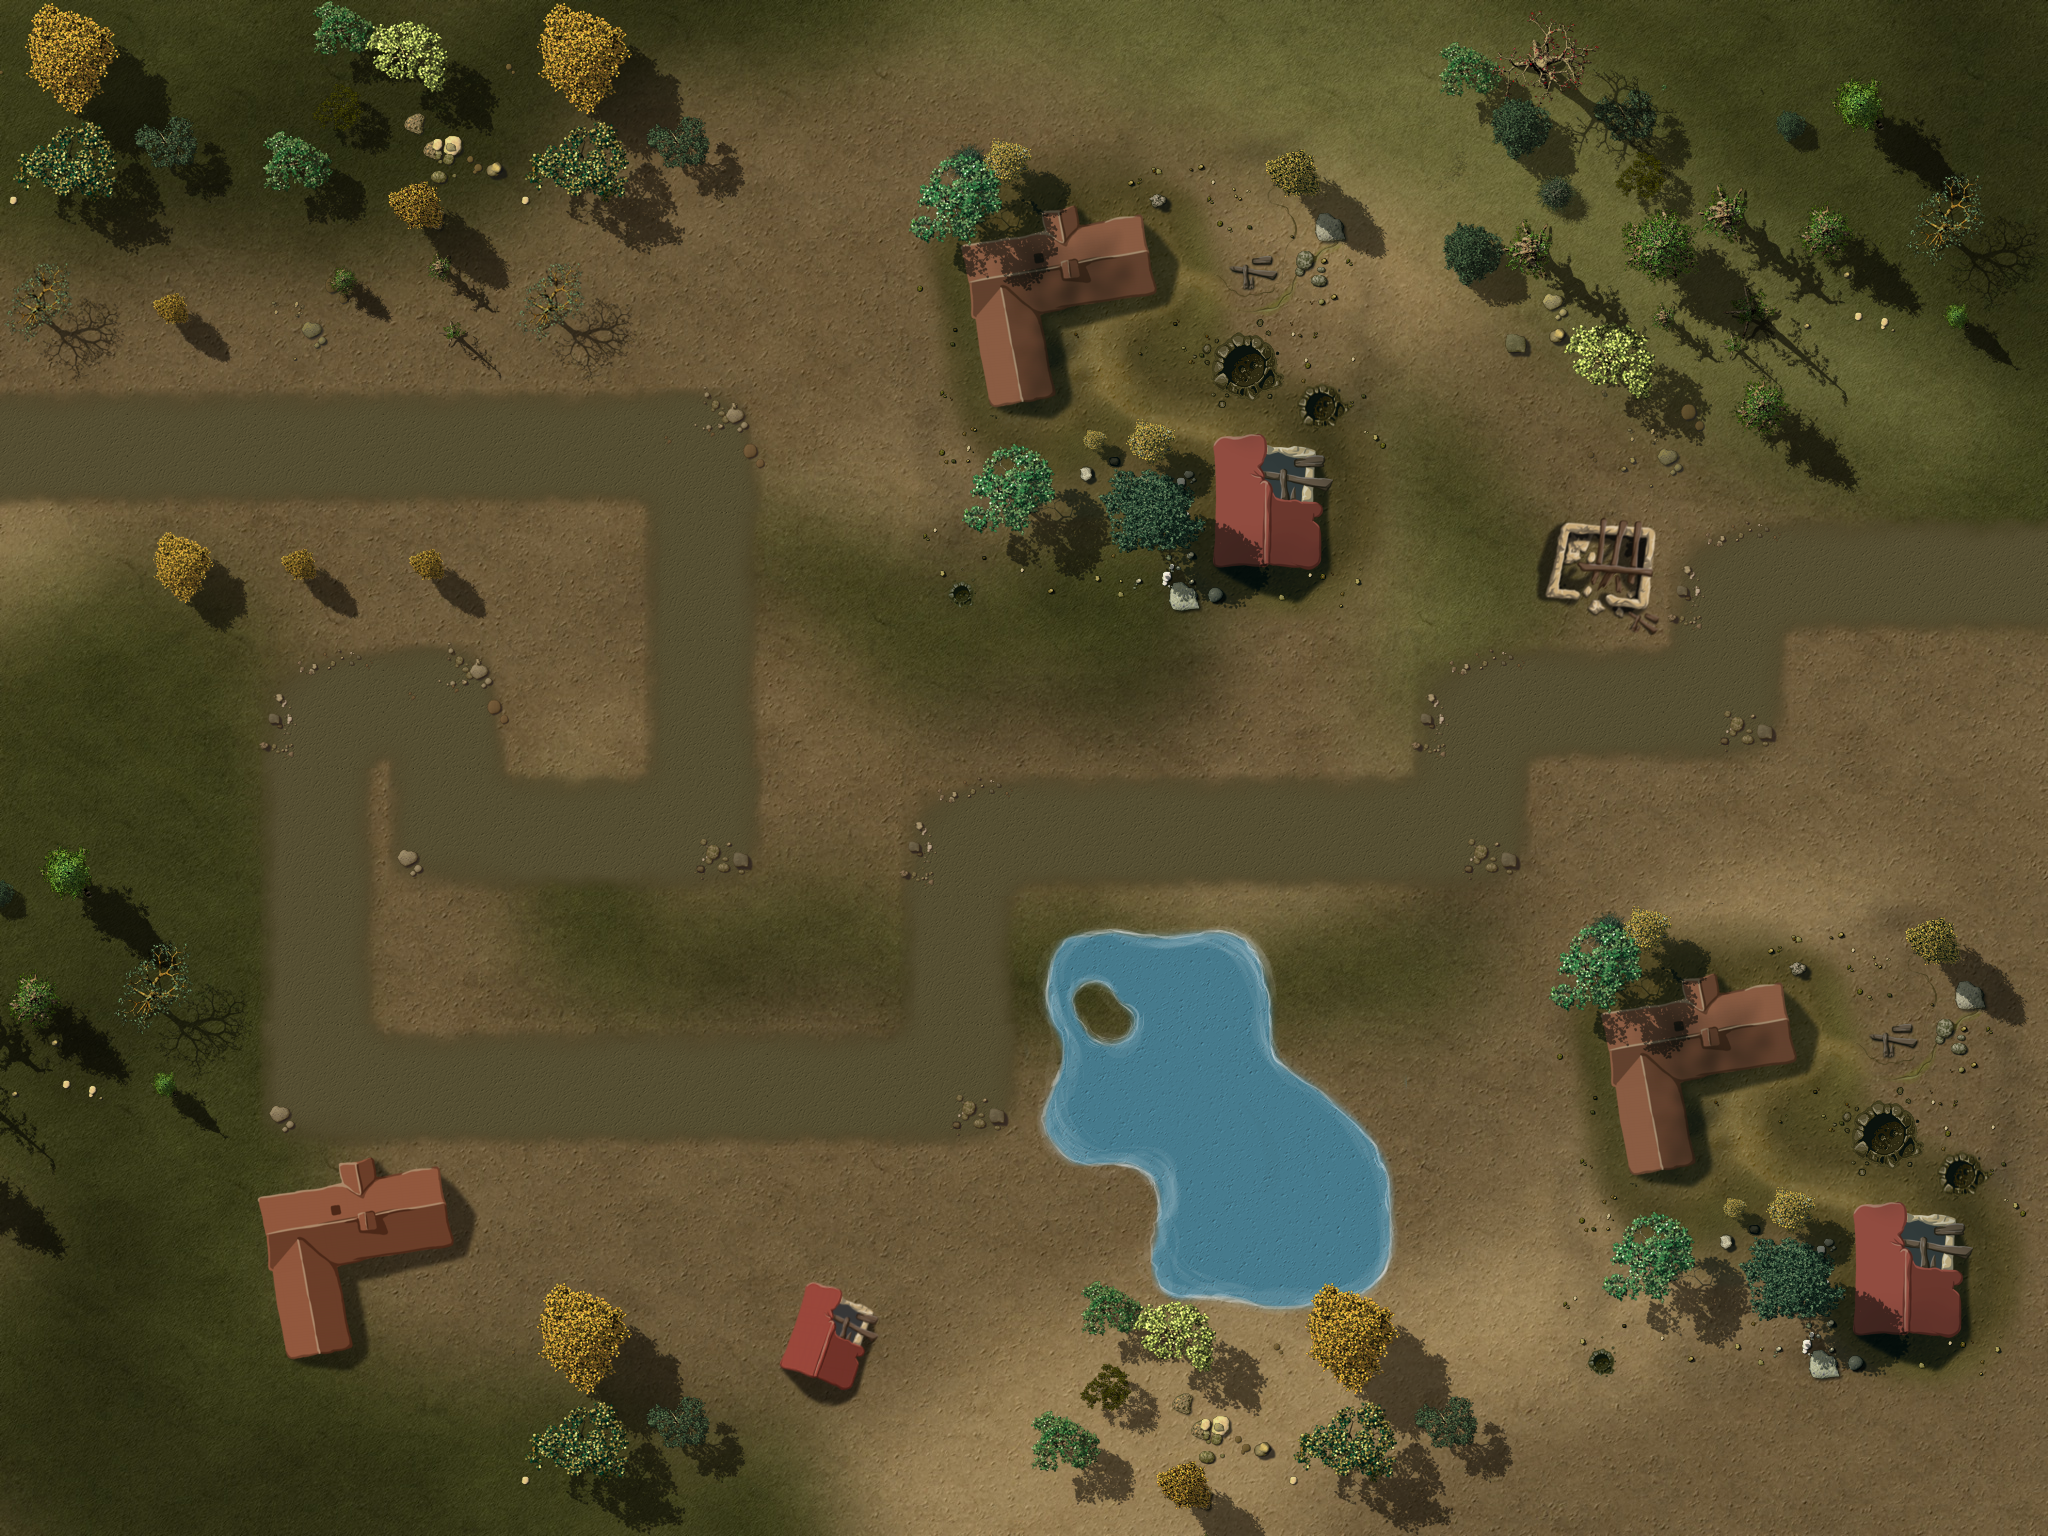

The image is a tile-based game level rendered from a .tmx file. Its description and source (layers, tilesets, objects; grid data summarised) follow:
An orthogonal 16x12 tile map with 128x128 px tiles, 4 tile layers (Ground, Objects1, Objects2, Path), 1 hidden layer not drawn, 3 tilesets and 36 objects.

<map version="1.0" orientation="orthogonal" width="16" height="12" tilewidth="128" tileheight="128">
 <properties>
  <property name="wave01" value="1,2,1,1,1,2,10,3,10,10,2,10,10,1,1,2,2,1,1,10,10,10,10,10,2,2,1,1" />
  <property name="wave02" value="4,10,10,10,10,1,1,1,1,1,4,1,1,4,1,1,3,3,3" />
  <property name="wave03" value="1,2,1,1,1,2,10,10,10,2,10,10,1,1,2,2,1,1,10,10,10,10,10,2,2,1,1" />
  <property name="wave04" value="10,6,10,10,1,10,1,10,1,10,10,10,1,1,1,1,10,10,10,10,1,1,1,10" />
  <property name="wave05" value="10,10,3,3,10,10,10,7,7,4,4,5,4,5,5,3,5,5,5,10,10,10,10,10,5,5,5,7,5,7,5,7,4" />
  <property name="wave06" value="2,5,5,5,5,5,5,5,4,4,4,7,7,7,7,5,5,5,7,7,4,4,4,7,6,7,4,5,4" />
  <property name="wave07" value="10,10,10,5,10,5,5,4,10,10,4,10,10,10,5,3,5,4,5,4,5,2" />
  <property name="wave08" value="10,3,10,10,6,10,7,7,4,4,5,4,5,5,5,5,5,5,10,10,10,10,10,5,5,5,7,5,7,5,7,4" />
  <property name="wave09" value="1,5,5,5,4,5,5,5,5,4,5,5,5,4,5,5,5,7,5,5,5,7,4,5,4,4,5,5,3,10,10,10" />
  <property name="wave10" value="1,7,5,5,5,7,10,103,10,7,10,10,5,5,7,7,5,5,10,10,10,10,10,7,7,5,102" />
  <property name="wave11" value="5,5,4,5,4,4,5,5,5,5,10,5,5,5,5,5,5,5,5,3,3,6,10,8,10,10,10,10,10,3,5,5,5,7,7,8,5,5,5,5,2" />
  <property name="wave12" value="10,10,10,10,10,8,3,7,4,5,4,5,5,5,10,8,10,10,10,10,6,10,8,10,10,10,10,10,10,10,10,10,10,6,5,7,11,6,10,10,8,6,5,5,5,5,10,10,10,10,10,10" />
  <property name="wave13" value="2,7,7,5,4,5,4,4,5,5,5,4,5,5,5,5,5,5,5,5,5,5,5,5,5,5,5,1" />
  <property name="wave14" value="8,10,10,10,6,10,10,3,10,10,6,10,10,10,10,10,4,4,4,4,5,5,5,10,10,10,9,10,10,7,10" />
  <property name="wave15" value="1,4,4,5,5,9,5,5,5,5,4,5,4,5,4,4,5,4,5,7,5,5,5,5,5,5,5,5,9,3,5,10,10,5,5,5,7,7,4,4" />
  <property name="wave16" value="7,7,7,7,7,7,6,7,6,7,7,7,7,5,5,5,5,8,7,5,8,4,4,4,9,8,9,9,9,5,5,6" />
  <property name="wave17" value="7,7,9,7,7,5,5,5,5,9,5,5,5,7,5,5,7,7,7,5,7,5,5,5,5,4" />
  <property name="wave18" value="2,7,6,4,4,5,4,10,10,6,10,4,4,4,10,10,8,10,6,10,9,5,5,7,7,7" />
  <property name="wave19" value="10,10,10,10,10,10,9,8,9,7,4,5,4,5,5,5,10,10,5,5,5,5,5,5,5,5,9,3,6,10,10,7,10,5,5,5,5,3" />
  <property name="wave20" value="102,6,10,10,10,9,3,5,10,10,5,5,5,7,7,4,4,10,10,10,10,8,10,10,10,10,6,10,10,10,10,5,5,5,5,5,5,7,10,10,10,10,101" />
  <property name="wave21" value="10,10,10,10,10,7,10,10,7,10,10,6,10,7,10,10,10,8,10,10,8" />
  <property name="wave22" value="1,7,5,5,5,7,10,10,10,7,10,10,5,5,7,7,5,5,10,10,10,10,10,7,7,5,1" />
  <property name="wave23" value="5,5,6,6,5,5,5,5,5,5,7,7,7,7,8,9,7,4,5,4,5,5,5,8,5,7,8,4,5,6,11,5,5,5,4,6" />
  <property name="wave24" value="11,11,8,9,7,4,5,4,5,5,5,11,9,3,5,5,5,5,5,5,5,5,9,3,6,8,8,11,11,11" />
  <property name="wave25" value="2,7,5,5,5,5,5,5,5,5,5,9,3,6,5,8,8,9,7,4,6,4,4,4,5,5,5,9,9,9,9,9,6,5,6" />
  <property name="wave26" value="11,11,11,9,3,11,11,11,11,11,8,9,9,9,5,5,6,8,5,7,8,4,5,8,11,5,5,5,4,4" />
  <property name="wave27" value="3,9,5,5,5,5,7,7,4,4,9,5,5,5,5,5,5,5,5,9,5,5,5,5,5,5,1" />
  <property name="wave28" value="6,11,11,11,11,6,11,11,11,11,6,9,9,5,5,9,9,5,5,5,5,9,9,9,8,5,5,5,1" />
  <property name="wave29" value="10,10,10,10,5,10,5,10,5,10,10,10,5,5,5,5,10,10,10,10,5,5,5,10" />
  <property name="wave30" value="1,5,5,5,8,6,10,5,10,10,8,8,5,5,5,5,5,5,10,10,10,10,102,5,5,5,5,4,4,9,3,6,103" />
  <property name="wave31" value="9,9,9,9,10,10,6,10,10,6,5,5,6,8,8,5,5,8,8,5,5,5,9,9,5,5,9,6,11,11,11,10,8,5,5,11,11,11,6,10,9,9,9,10,10,6,10,10,5,5,4,5,5,5,6,5,5,5,11,11,11,11,9,8" />
  <property name="wave32" value="1,7,5,8,7,7,5,5,4,5,8,7,5,7,6,5,5,5,5,9,5,4,4,4,4,9,3,7,7,5,4,6,5,5,5,5,6,5,5,7,7,5,5,5,7,7,7,9,3,5,5,9,5,5,7,5,5,11,9,9,9,5,5,9,9,6,5,5,7,8,8,9,3" />
  <property name="wave33" value="8,10,10,10,8,7,7,10,10,10,10,5,5,5,6,9,9,5,5,11,11,6,8,11,11,8,5,10,8,10,10,7,9,10,10,6,5,5,4,4,11,11,11,8,5,5,5,8,10,7,7,7,9,5,5,6,5,5" />
  <property name="wave34" value="9,8,7,9,8,7,5,5,5,5,7,7,7,9,3,7,5,5,5,5,5,6,8,4,10,10,6,6,10,5,5,5,6,5,5,6,5,8,9,5,5,5,5,4,5,5,4," />
  <property name="wave35" value="6,6,5,5,5,5,5,6,7,6,6,5,5,5,5,8,7,7,8,5,5,7,4,4,4,5,5,4,4,9,5,5,11,11,11,8,5,5,6,5,7,5,5,9,3,7,4,4,7,7,7,6,6,9,5,5,5,7,7,5,5,5,5,5,5,5,4,7,5,5,5,1" />
  <property name="wave36" value="6,10,10,10,10,10,10,10,10,10,8,10,10,10,10,10,6,6,5,5,5,7,7,10,10,6,10,10,10,5,5,6,5,5,8,10,10,10,10,10,10,10,10,10,10,5,5,5,5,5,5,7,10,10,10,10,3" />
  <property name="wave37" value="10,10,10,5,10,5,5,4,10,10,4,10,10,8,11,11,11,8,11,11,6,11,11,5,5,9,9,5,9,5,4,4,8,6,10,10,5,5,5,5,5,11,11,11,6,6,5,5,5,11,11,8,8,10,5,5,5,4,5,4,5,7,5,5,5,5,7,7,7,7,5,5,5,6,1" />
  <property name="wave38" value="4,4,7,7,5,5,8,5,5,5,7,5,9,9,10,11,11,9,6,5,5,5,6,6,5,5,4,5,6,7,7,4,4,4,5,4,4,9,4,5,5,11,11,6,11,11,11,9,9,8,5,8,5,7,7,5,5,4,4,5,5,5,7,7,5,5,5,5,5,5,6,6,5,5,5,5,7" />
  <property name="wave39" value="10,10,10,10,10,10,8,10,10,10,10,10,5,5,5,8,4,4,4,4,9,3,9,3,8,10,9,9,10,8,6,6,4,5,4,4,5,5,6,5,10,7,8,10,6,10,10,10,10,6,10,10,10,10,10,10,6,10,10,10,10,10,10,10,10,5,5,5,5,10,10,8,11,11,11,8,10,10,10,10" />
  <property name="wave40" value="4,4,10,10,10,5,10,10,6,6,5,5,5,10,5,10,11,8,11,101,5,5,5,6,5,8,10,5,6,10,6,10,10,5,10,10,6,10,10,11,11,11,5,5,5,6,9,5,103,7,7,5,5,7,8,5,10,10,5,10,10,10,10,5,10,10,10,10,7,10,10,7,10,10,103" />
 </properties>
 <tileset firstgid="1" name="ground" tilewidth="128" tileheight="128">
  <image source="tilesWorld1.png" width="2048" height="2048" />
 </tileset>
 <tileset firstgid="257" name="path" tilewidth="128" tileheight="128">
  <image source="path01.png" width="512" height="512" />
 </tileset>
 <tileset firstgid="273" name="ground" tilewidth="2048" tileheight="1536">
  <image source="ground4.jpg" width="2048" height="1536" />
 </tileset>
 <layer name="Ground" width="16" height="12">
  <data>[192 cells, 1 non-empty, 1 distinct tile ids]</data>
 </layer>
 <layer name="Objects1" width="16" height="12">
  <data>[192 cells, 47 non-empty, 31 distinct tile ids]</data>
 </layer>
 <layer name="Objects2" width="16" height="12">
  <data>[192 cells, 58 non-empty, 32 distinct tile ids]</data>
 </layer>
 <objectgroup name="Objects3" width="16" height="12">
  <object gid="233" x="1060" y="1226" />
  <object gid="248" x="996" y="994" />
  <object gid="248" x="194" y="1382" />
  <object gid="248" x="356" y="1326" />
  <object gid="232" x="710" y="1370" />
  <object gid="232" x="998" y="650" />
  <object gid="234" x="1654" y="516" />
  <object gid="234" x="1760" y="972" />
  <object gid="234" x="1810" y="1048" />
  <object gid="234" x="1814" y="996" />
  <object gid="234" x="1508" y="1266" />
  <object gid="234" x="1496" y="1172" />
  <object gid="234" x="1548" y="1198" />
  <object gid="248" x="512" y="1024" />
  <object gid="230" x="640" y="1024" />
 </objectgroup>
 <layer name="Path" width="16" height="12">
  <data>[192 cells, 33 non-empty, 6 distinct tile ids]</data>
 </layer>
 <objectgroup name="Locked" width="16" height="12">
  <object x="0" y="0" width="2048" height="256" />
  <object x="0" y="1280" width="2048" height="256" />
  <object x="0" y="256" width="128" height="1024" />
  <object x="1920" y="256" width="128" height="1024" />
  <object x="1536" y="896" width="384" height="384" />
  <object x="128" y="256" width="512" height="128" />
  <object x="128" y="512" width="384" height="128" />
  <object x="128" y="896" width="128" height="256" />
  <object x="256" y="1152" width="256" height="128" />
  <object x="1024" y="896" width="256" height="256" />
  <object x="1152" y="1152" width="256" height="128" />
  <object x="1280" y="1024" width="128" height="128" />
  <object x="1536" y="512" width="128" height="128" />
  <object x="896" y="256" width="384" height="256" />
  </objectgroup>
 <objectgroup name="Waypoints" width="16" height="12">
  <!-- 1 objects omitted --></objectgroup>
 <layer name="blendAdd" width="16" height="12" visible="0">
  <data>[192 cells, 0 non-empty, 0 distinct tile ids]</data>
 </layer>
</map>
<!-- 7 of 36 objects omitted -->
